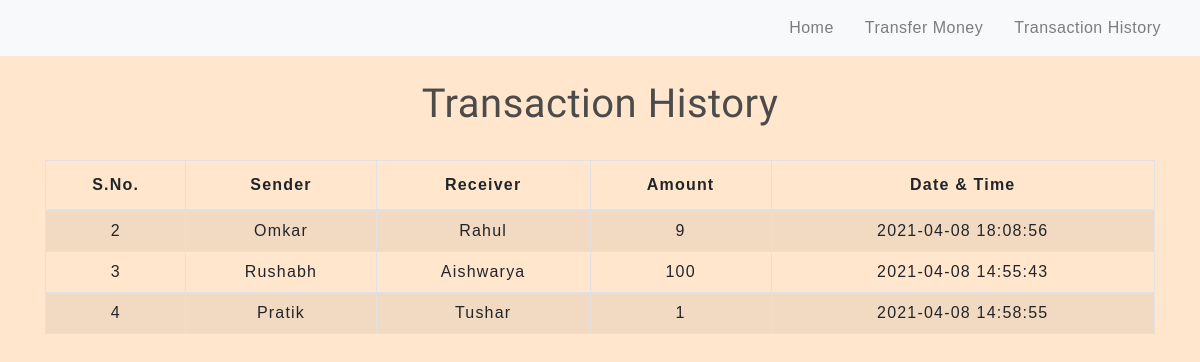
The page /transactionhistory.php on the database its author committed.
### tables this page shows
CREATE TABLE `transaction` (
  `sno` int(3) NOT NULL,
  `sender` text NOT NULL,
  `receiver` text NOT NULL,
  `balance` int(8) NOT NULL,
  `datetime` datetime NOT NULL DEFAULT current_timestamp()
);

### transactionhistory.php (the view, shortened to what this page needs)
<!DOCTYPE html>
<html lang="en">
<head>
    <link rel="stylesheet" href="https://stackpath.bootstrapcdn.com/bootstrap/4.5.2/css/bootstrap.min.css">
    <link rel="stylesheet" type="text/css" href="css/table.css">
    <link rel="stylesheet" type="text/css" href="css/navbar.css">
</head>
<body>
<?php
  include 'navbar.php';
?>
	<div class="container">
        <h2 class="text-center pt-4">Transaction History</h2>
       <br>
       <div class="table-responsive-sm">
    <table class="table table-hover table-striped table-condensed table-bordered">
        <thead>
            <tr>
                <th class="text-center">S.No.</th>
                <th class="text-center">Sender</th>
                <th class="text-center">Receiver</th>
                <th class="text-center">Amount</th>
                <th class="text-center">Date & Time</th>
            </tr>
        </thead>
        <tbody>
        <?php
            include 'config.php';
            $sql ="select * from transaction";
            $query =mysqli_query($conn, $sql);
            while($rows = mysqli_fetch_assoc($query))
            {
        ?>
            <tr>
            <td class="py-2"><?php echo $rows['sno']; ?></td>
            <td class="py-2"><?php echo $rows['sender']; ?></td>
            <td class="py-2"><?php echo $rows['receiver']; ?></td>
            <td class="py-2"><?php echo $rows['balance']; ?> </td>
            <td class="py-2"><?php echo $rows['datetime']; ?> </td>
        <?php
            }
        ?>
        </tbody>
    </table>
    </div>
</div>
</body>
</html>

### css/table.css (style rules this page uses)
* { padding: 0; margin: 0; box-sizing: border-box; font-family: sans-serif; }
h2 { font-size: 40px; }
table { letter-spacing: 1.2px; }
td { text-align: center; }

### css/navbar.css (style rules this page uses)
h2 { color: #4C4B4B; letter-spacing: 0.5px; font-family: raleway; }

### transactionhistory.php (style rules this page uses)
body { background-color:#ffe6cc; }

### rows shown on the page
transaction: sno "2", sender "Omkar", receiver "Rahul", balance "9", datetime "2021-04-08 18:08:56"
transaction: sno "3", sender "Rushabh", receiver "Aishwarya", balance "100", datetime "2021-04-08 14:55:43"
transaction: sno "4", sender "Pratik", receiver "Tushar", balance "1", datetime "2021-04-08 14:58:55"
